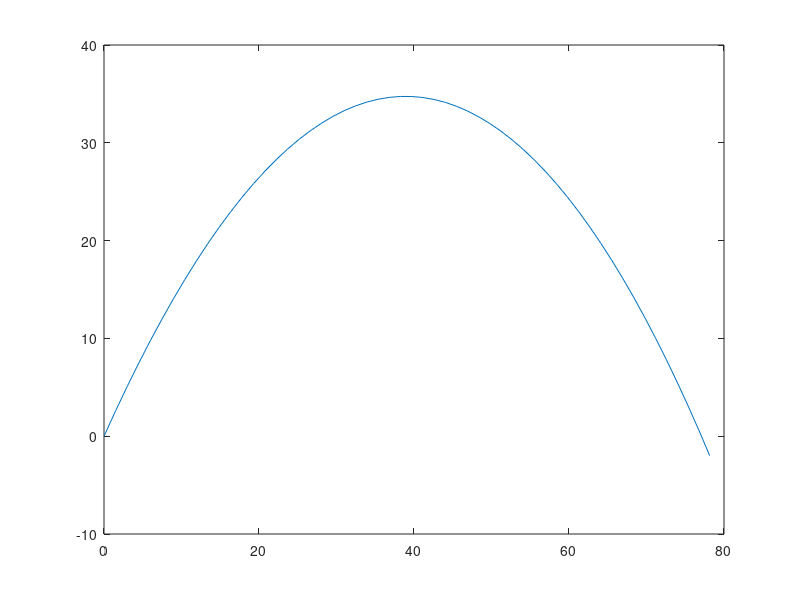

This chart was generated by the following MATLAB code:
% Rocket Parameters
m = 40/1000; %kg
A = 5.0*10^-4; %m
v0 = 30; % m/s
theta = 60; %deg, launch angle
p = 1.0583; %density 
Cd = 0.1;
t = 0;
dt = 0.1;
g = 9.8; %m/s^2

% Positoin and Velocity 
x = [];
y = [];
vx = [];
vy = []; 
v0x = v0*cosd(theta);
v0y = v0*sind(theta);
x(1) = 0;
y(1) = 0;
vx(1)= v0x;
vy(1)= v0y;

for i = 1:1000000
    x(i+1) = x(i) + vx(i)*dt;
    y(i+1) = y(i) + vy(i)*dt;
    v = sqrt(vx(i)^2 + vy(i)^2)';
    Fd = 0.5*p*A*v^2*Cd; 

    Fdx = Fd*(vx(i)/v);
    Fdy = Fd*(vy(i)/v);
    vx(i+1) = vx(i) + dt*(-Fdx/m);
    vy(i+1) = vy(i) + dt*((-Fdy/m)-g);

    if y(i+1) < 0
        break
    end
end
    plot (x,y)



